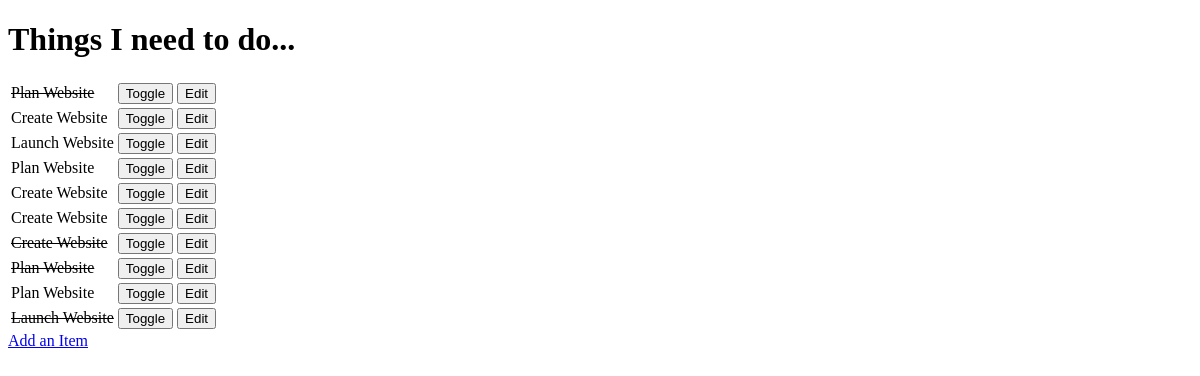
/, run on an earlier commit of the app's database.
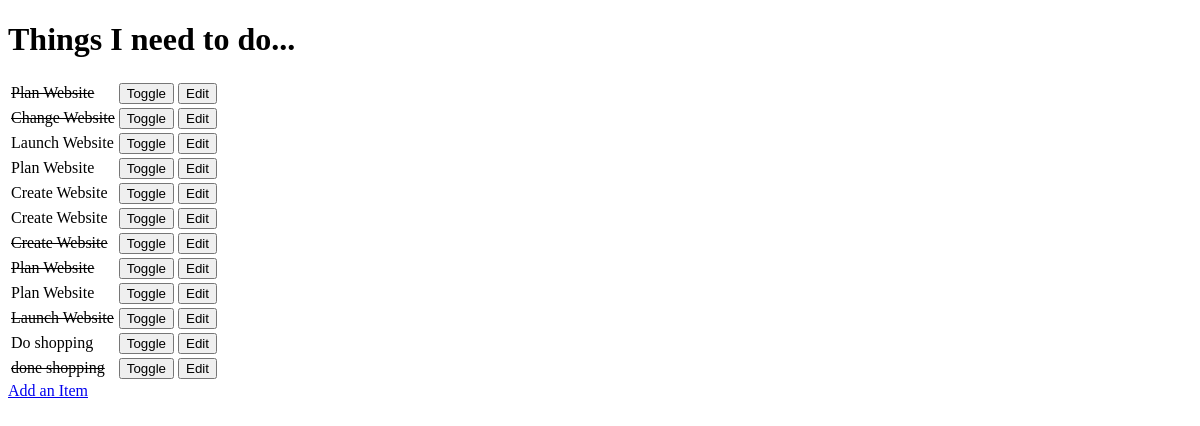
And on a later commit of the database.
### todo/models.py (models this page shows, shortened)
class Item(models.Model):
    name = models.CharField(max_length=30, blank=False)
    done = models.BooleanField(blank=False, default=False)

### todo/views.py (the view)
# urls.py: url(r'^$', get_todo_list),
def get_todo_list(request):
    results = Item.objects.all()
    return render(request, "todo_list.html", {'items': results})

### todo/templates/todo_list.html (shortened to what this page needs)
<!DOCTYPE html>
<html lang="en">
<head>
</head>
<body>
    <h1>Things I need to do...</h1>
    <table>
        {% for item in items %}
        <tr>
            {% if item.done %}
            <td><strike>{{ item.name }}</strike></td>
            {% else %}
            <td>{{ item.name }}</td>
            {% endif %}
        <td>
            <form method="GET" action="toggle/{{ item.id }}">{% csrf_token %}<input type="submit" value="Toggle"></form>
        </td>
        <td>
            <form method="GET" action="edit/{{ item.id }}"><input type="submit" value="Edit"></form>
        </td>
        </tr>
        {% empty %}
        <p>You have no tasks to do.</p>
        {% endfor %}
   </table>
   <a href="add">Add an Item</a>
</body>
</html>

What changed in the data, as far as the page shows it:
changed Item: done False → True (drawn); name "Create Website" → "Change Website"
added Item: name "Do shopping"
added Item: name "done shopping"
